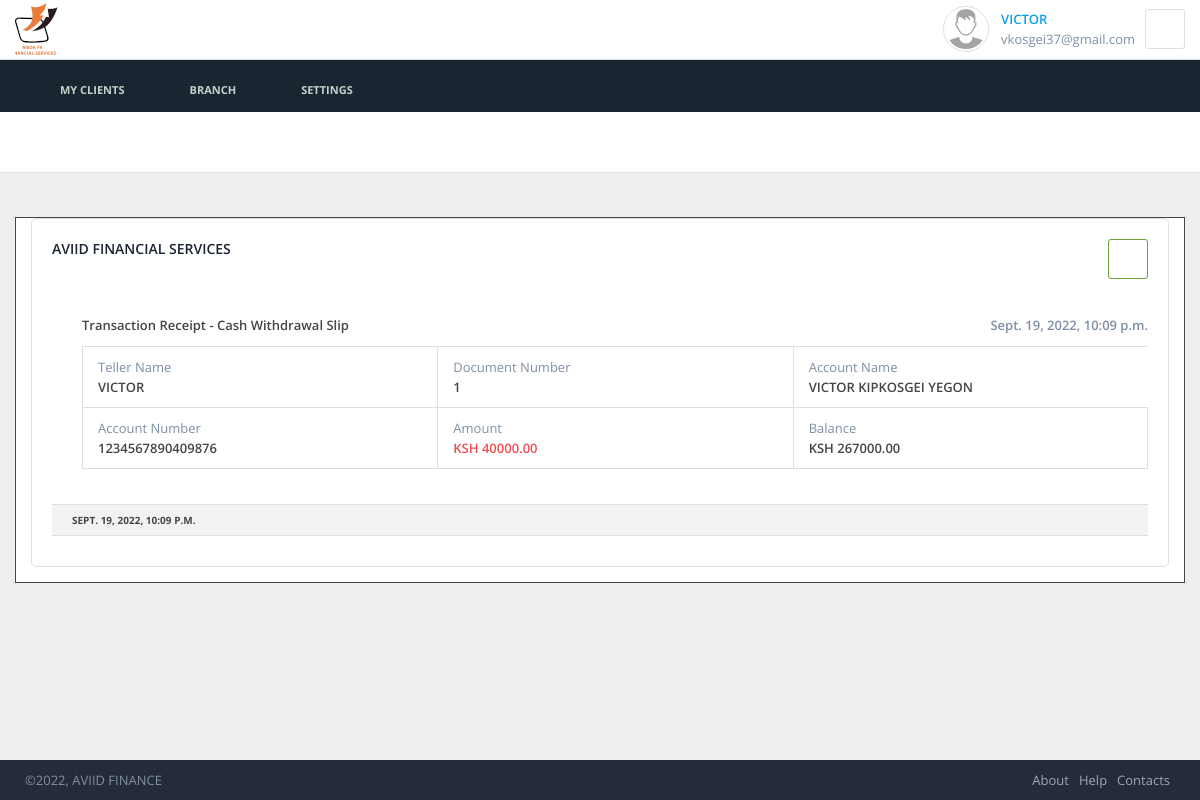
/clients/withdrawal/receipt/1/ (signed in), run on the app's committed database.
### dashboard/models.py (models this page shows, shortened)
class User(AbstractUser):
    is_manager = models.BooleanField(default=False)
    is_teller = models.BooleanField(default=False)
    profile_pic = models.ImageField(
        upload_to='users/profile/', blank=True, null=True, validators=[validate_image_extension])

### clients/models.py (models this page shows, shortened)
class Withdrawal(models.Model):
    client = models.ForeignKey(
        Client, on_delete=models.CASCADE, related_name='Withdrawals',)
    amount = models.DecimalField(decimal_places=2, max_digits=15, default=0, validators=[
                                 MinValueValidator(Decimal('10.00'))])
    transaction_time = models.DateTimeField(auto_now_add=True)

class Client(models.Model):
    account_name = models.CharField(max_length=200)
    account_number = models.CharField(max_length=16)
    mandate = models.TextField(blank=True)
    account_purpose = models.CharField(max_length=255, blank=True)
    is_saving_account = models.BooleanField(default=True)
    is_current_account = models.BooleanField(default=False)
    is_closed_account = models.BooleanField(default=False)
    is_active = models.BooleanField(default=True)
    account_photo = models.ImageField(
        upload_to='passort_pic/%y-%m-%d/', blank=True, null=True, validators=[validate_image_extension])
    account_balance = models.DecimalField(
        max_digits=15, decimal_places=2, default=0, validators=[
            MinValueValidator(Decimal('10.00'))])
    '''Personal information fields'''
    name = models.CharField(max_length=200)
    MARITAL_STATUS = (
        ('Married', 'Married'),
        ('Single', 'Single'),
        ('Divorced', 'Divorced'),
    )
    marital_status = models.CharField(max_length=20, choices=MARITAL_STATUS)
    GENDER = (
        ('Male', 'Male'),
        ('Female', 'Female'),
        ('Other', 'Other'),
    )
    gender = models.CharField(max_length=10, choices=GENDER)
    place_of_birth = models.CharField(max_length=100, null=True)
    date_of_birth = models.DateField(auto_now_add=False)
    nationality = models.CharField(max_length=200, default='Kenyan')
    hometown = models.CharField(max_length=200, null=True)
    county = models.CharField(max_length=200, null=True)
    mother_name = models.CharField(max_length=100)
    father_name = models.CharField(max_length=100)
    occupation = models.CharField(max_length=200, null=True)
    '''Contact details fields'''
    residential_address = models.CharField(max_length=255, null=True)
    residential_city = models.CharField(max_length=100, null=True)
    residential_county = models.CharField(max_length=200, null=True)
    residential_phone = models.CharField(
        validators=[phone_regex], max_length=15, null=True)
    RESIDENTAIL_STATUS = (
        ('Owned', 'Owned'),
        ('Rented', 'Rented'),
        ('Lodging', 'Lodging'),
        ('Family', 'Family'),
    )
    residential_status = models.CharField(
        max_length=20, choices=RESIDENTAIL_STATUS)
    NATIONAL_IDENTITY = (
        ('National Id Number', 'National Id Number'),
        ('Passport Number', 'Passport Number'),
    )
    national_identity = models.CharField(
        max_length=20, choices=NATIONAL_IDENTITY)
    id_number = models.CharField(max_length=20)
    id_issue_date = models.DateField(auto_now_add=False)
    id_expiry_date = models.DateField(auto_now_add=False)
    county_of_issue = models.CharField(max_length=150)
    email = models.EmailField(blank=True, null=True)
    ''' Employment detail fields'''
    EMPLOYMENT_TYPE = (
        ('Employed', 'Employed'),
        ('Self Employment', 'Self Employment'),
        ('Unemployed', 'Unemployed'),
        ('Retired', 'Retired'),
        ('Student', 'Student'),
    )
    employment_type = models.CharField(max_length=20, choices=EMPLOYMENT_TYPE)
    city_of_employment = models.CharField(max_length=100, null=True)
    region_of_employment = models.CharField(max_length=200, null=True)
    nature_of_business = models.CharField(max_length=200, null=True)
    ''' Next of kin fields'''
    next_of_kin_name = models.CharField(max_length=200, null=True)
    next_of_kin_contact = models.CharField(
        validators=[phone_regex], max_length=15, null=True)
    relation_with_next_of_kin = models.CharField(max_length=200, null=True)
    next_of_kin_residence = models.CharField(max_length=200, null=True)
    next_of_kin_region = models.CharField(max_length=200, null=True)
    '''Emergency contact detail fields'''
    emergency_contact_name = models.CharField(max_length=200, null=True)
    emergency_contact_phone = models.CharField(
        max_length=15, validators=[phone_regex], null=True)
    relationship_with_emergency_contact = models.CharField(
        max_length=200, null=True)
    emergency_contact_residence = models.CharField(max_length=200, null=True)
    emergency_contact_region = models.CharField(max_length=200, null=True)
    user = models.ForeignKey(User, on_delete=models.CASCADE)
    created_on = models.DateTimeField(auto_now_add=True)
    class Meta:
        verbose_name = 'Client'
        verbose_name_plural = 'Clients'

### clients/views.py (the view)
# urls.py: path('withdrawal/receipt/<int:pk>/', views.print_client_withdrawal,
@login_required
def print_client_withdrawal(request, pk):
    withdrawal = get_object_or_404(Withdrawal, id=pk)
    context = {'withdrawal': withdrawal}
    return render(request, 'transactions/client_withdrawal.html', context)

### clients/get_username.py (called while the page is built)
    def process_request(self, request):
        _requests[current_thread().ident] = request

    def process_response(self, request, response):
        _requests.pop(current_thread().ident, None)
        return response

### clients/templates/transactions/client_withdrawal.html (shortened to what this page needs)
{% extends 'base_generic.html' %}
{% load static %}
{% block static_css %}
	<link rel="stylesheet" type="text/css" href="{% static 'css/print.css' %}">
{% endblock %}
{% block content %}
<div class="container container-boxed" id=printarea>
    <div class="row">
        <div class="col-md-12 tble">
            <div class="block block-condensed">
                <div class="app-heading app-heading-small">
                    <div class="title">
                        <h2>AVIID FINANCIAL SERVICES</h2>
                    </div>
                    <div class="heading-elements">
                        <button class="btn btn-success btn-clean btn-icon" onclick="PrintPreview()"><span class="icon-printer"></span></button>
                    </div>
                </div>
				<div class="block-content">
                    <div class="listing margin-bottom-0">
                        <div class="listing-item listing-item-with-icon">
                            <h4 class="text-rg text-bold">Transaction Receipt - Cash Withdrawal Slip <span class="text-muted pull-right">{{ withdrawal.transaction_time }}</span></h4>
                            <div class="list-group list-group-inline">
                            	<div class="list-group-item col-md-4 col-sm-4">
                                    <span class="text-muted">Teller Name</span><br>
                                    <span class="text-bold">{{ withdrawal.client.user }}</span>
                                </div>
                                <div class="list-group-item col-md-4 col-sm-4">
                                    <span class="text-muted">Document Number</span><br>
                                    <span class="text-bold">{{ withdrawal.id }}</span>
                                </div>
                                <div class="list-group-item col-md-4 col-sm-4">
                                    <span class="text-muted">Account Name</span><br>
                                    <span class="text-bold">{{ withdrawal.client.account_name }}</span>
                                </div>
                                <div class="list-group-item col-md-4 col-sm-4">
                                    <span class="text-muted">Account Number</span><br>
                                    <span class="text-bold">{{ withdrawal.client.account_number }}</span>
                                </div><hr>
                                <div class="list-group-item col-md-4 col-sm-4">
                                    <span class="text-muted">Amount</span><br>
                                    <span class="text-bold text-danger">KSH {{ withdrawal.amount }}</span>
                                </div>
                                <div class="list-group-item col-md-4 col-sm-4">
                                    <span class="text-muted">Balance</span><br>
                                    <span class="text-bold">KSH {{ withdrawal.client.account_balance }}</span>
                                </div>
                            </div>
                        </div>
                    </div>
                    <div class="block-divider-text">{{ withdrawal.transaction_time }}</div>
                </div>
            </div>
        </div>
    </div>
</div>
{% endblock %}

### templates/base_generic.html (shortened to what this page needs)
{% load static %}
<!DOCTYPE html>
<html lang="en">
    <head>
        {% load bootstrap3 %}
		{% bootstrap_css %}
        <link rel="stylesheet" href="{% static 'css/styles.css' %}">
        {% block static_css %}{% endblock %}
    </head>
    <body>
        <div class="app">
            <div class="app-container">
                {% block top_nav %}
                <div class="app-header">
                    <div class="container container-boxed">
                        <a href="/" class="app-header-logo app-header-logo-light app-header-logo-condensed">home</a>
                        <ul class="app-header-buttons pull-right">
                            <li>
                                {% if user.is_authenticated %}
                                <div class="contact contact-rounded contact-bordered contact-lg contact-ps-controls">
                                    {% if user.profile_pic %}
                                        <img src="{{ user.profile_pic.url }}" alt="{{ user.username }}" width="300px" height="40px">
                                    {% else %}
                                        <img src="{% static 'img/user/no-image.png' %}" alt="{{ user.username }}">
                                    {% endif %}
                                    <div class="contact-container">
                                        <a href="{% url 'dashboard:user_profile' %}">{{ user.username }}</a>
                                        <span>{{ user.email }}</span>
                                    </div>
                                    <div class="contact-controls">
                                        <div class="dropdown">
                                            <button type="button" class="btn btn-default btn-icon" data-toggle="dropdown"><span class="icon-cog"></span></button>
                                        </div>
                                    </div>
                                </div>
                                {% endif %}
                            </li>
                        </ul>
                    </div>
                </div>
                {% endblock %}
                <div class="app-content">
                	{% block bottom_nav %}
                    <div class="app-navigation-horizontal margin-bottom-15">
                        <div class="container container-boxed">
                            <nav>
                                <ul>
                                    <li>
                                        <a href="#"><span class="icon-earth"></span> My Clients</a>
                                    </li>
                                    <li>
                                        <a href="#"><span class="icon-sync"></span> Branch</a>
                                    </li>
                                    <li>
                                        <a href="#"><span class="icon-cog"></span> Settings</a>
                                    </li>
                                </ul>
                            </nav>
                        </div>
                    </div>
                    {% endblock %}
                    <div class="container container-boxed">
                        {% block content %}
                        {% endblock %}
                    </div>
                </div>
            </div>
            <div class="app-footer app-footer-default" id="footer">
                <div class="container container-boxed">
                    <div class="app-footer-line">
                        <div class="copyright">&copy;2022, AVIID FINANCE</div>
                        <div class="pull-right">
                            <ul class="list-inline">
                                <li><a href="#">About</a></li>
                                <li><a href="#">Help</a></li>
                                <li><a href="#">Contacts</a></li>
                            </ul>
                        </div>
                    </div>
                </div>
            </div>
        </div>
    </body>
</html>

### static/css/print.css (style rules this page uses)
@media screen { .tble { background-color: #FFF; border: 1px solid; } }

### data on the page
User: username "VICTOR", email "vkosgei37@gmail.com"
Withdrawal: transaction_time "Sept. 19, 2022, 10:09 p.m.", client.user "VICTOR", id "1", client.account_name "VICTOR KIPKOSGEI YEGON", client.account_number "1234567890409876", amount "40000.00", client.account_balance "267000.00", transaction_time "SEPT. 19, 2022, 10:09 P.M."
